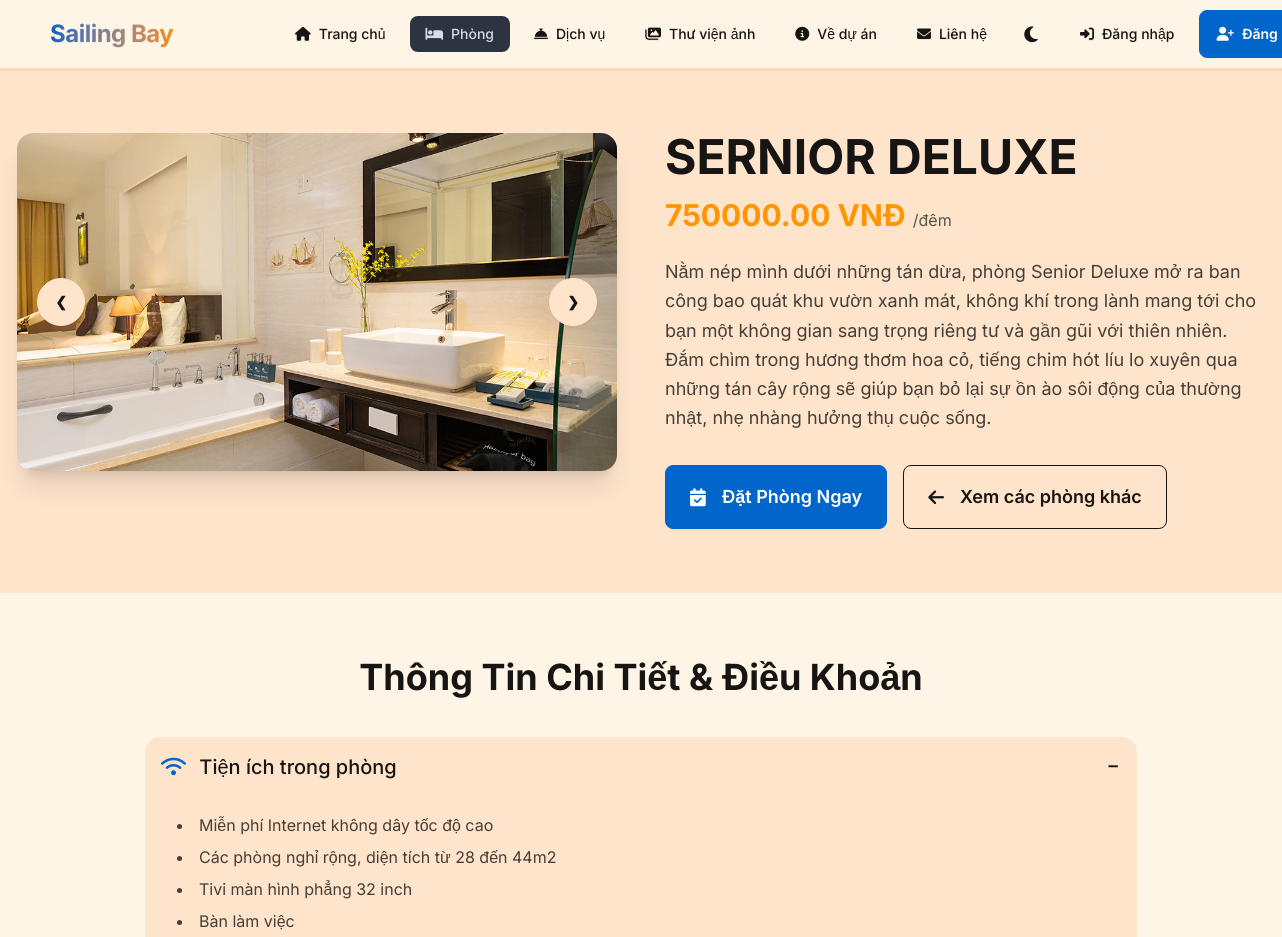
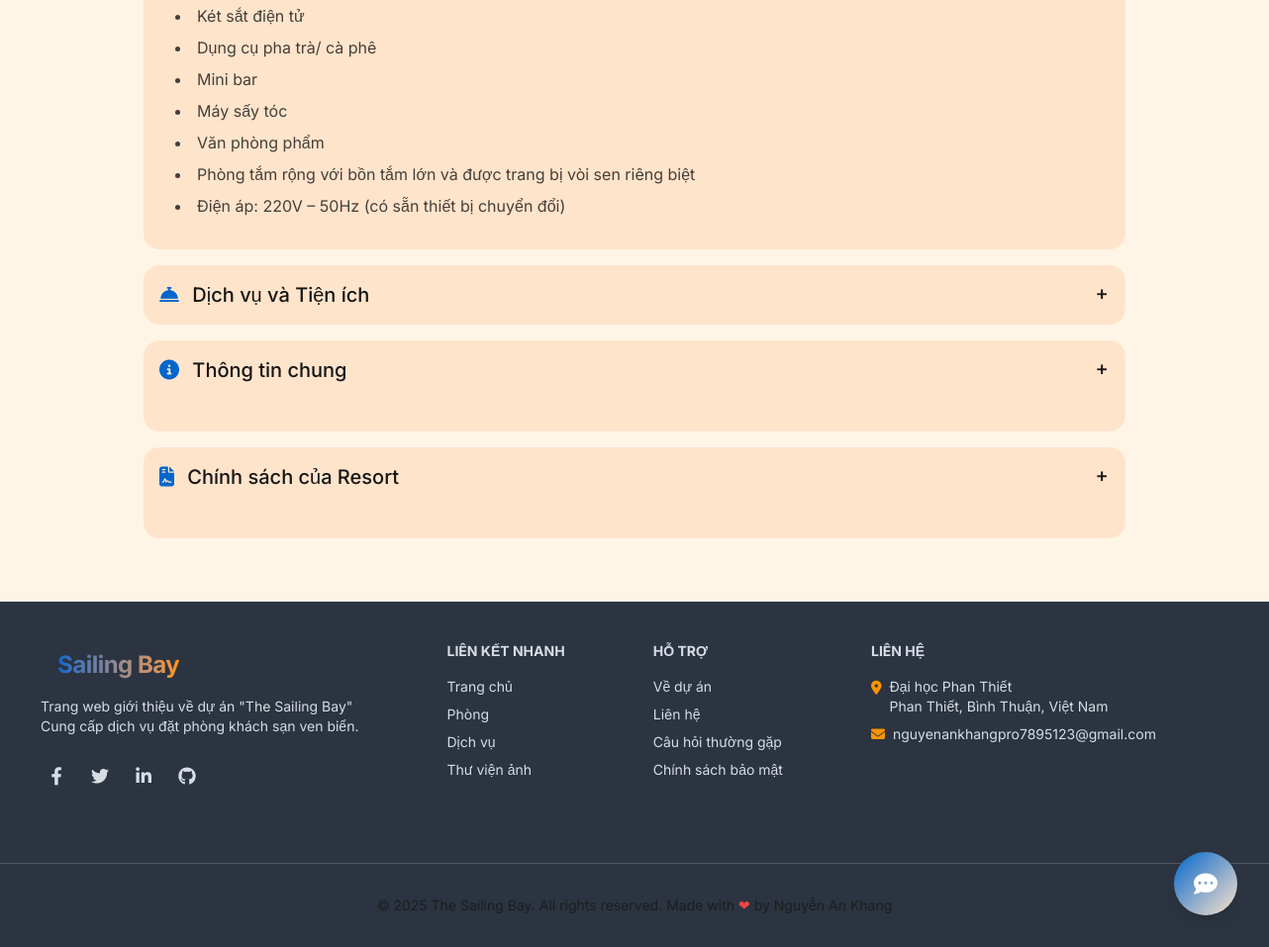
Screenshot of /booking/rooms/4/ with the database file from the repository (2 pictures, top to bottom).
### booking/models.py (models this page shows, shortened)
class RoomImage(models.Model):
    room_type = models.ForeignKey(
        RoomType,
        on_delete=models.CASCADE,
        related_name='images'
    )
    image = models.ImageField(upload_to='room_types_gallery/')
    is_thumbnail = models.BooleanField(
        default=False,
        help_text='Đánh dấu nếu đây là ảnh đại diện cho loại phòng này.'
        )

class RoomType(models.Model):
    name = models.CharField(max_length=100)
    description = models.TextField()
    price_per_night = models.DecimalField(max_digits=10, decimal_places=2)
    capacity = models.IntegerField()

### booking/views.py (the view)
# urls.py: path("rooms/<int:room_id>/", views.room_detail_view, name="room_detail"),
def room_detail_view(request, room_id):
    room = get_object_or_404(RoomType, id=room_id)  # Assuming Room is a model defined elsewhere
    context = {
        "room_type": room
    }
    return render(request, "booking/room_detail.html", context)

### booking/templates/booking/room_detail.html (shortened to what this page needs)
{% extends 'base.html' %}
{% load static %}
{% block content %}
<div class="bg-base-200">
    <div class="container mx-auto px-4 py-16 max-w-7xl">
        <div class="grid grid-cols-1 lg:grid-cols-2 gap-12">
            <div>
                <div id="image-gallery-container"
                    class="relative w-full rounded-2xl shadow-xl aspect-video overflow-hidden group">
                    {% for img in room_type.images.all %}
                    <div
                        class="gallery-slide absolute inset-0 transition-opacity duration-700 ease-in-out {% if not forloop.first %}opacity-0 pointer-events-none{% else %}opacity-100{% endif %}">
                        <img src="{{ img.image.url }}" class="w-full h-full object-cover cursor-pointer"
                            alt="Ảnh {{ forloop.counter }} cho {{ room_type.name }}"
                            onclick="openImageModal('{{ img.image.url }}')">
                    </div>
                    {% empty %}
                    <div class="relative w-full h-full">
                        <img src="{% static 'images/placeholder.png' %}" class="w-full h-full object-cover"
                            alt="Chưa có ảnh" />
                    </div>
                    {% endfor %}
                    {% if room_type.images.all|length > 1 %}
                    <div class="absolute flex justify-between transform -translate-y-1/2 left-5 right-5 top-1/2 z-10">
                        <button id="gallery-prev" class="btn btn-circle btn-glass">❮</button>
                        <button id="gallery-next" class="btn btn-circle btn-glass">❯</button>
                    </div>
                    {% endif %}
                </div>
            </div>
            <div class="flex flex-col justify-center">
                <h1 class="text-4xl md:text-5xl font-bold mb-4">
                    {{ room_type.name }}
                </h1>
                <div class="mb-6">
                    <span class="text-3xl font-bold text-accent">
                        {{ room_type.price_per_night }} VNĐ
                    </span>
                    <span class="text-base-content/70">/đêm</span>
                </div>
                <div class="prose max-w-none text-base-content/80 text-lg leading-relaxed mb-8">
                    {{ room_type.description|linebreaks }}
                </div>
                <div class="flex flex-col sm:flex-row gap-4">
                    <a href="{% url 'home' %}" class="btn btn-primary btn-lg">
                        <i class="fas fa-calendar-check mr-2"></i>
                        Đặt Phòng Ngay
                    </a>
                    <a href="{% url 'room_list' %}" class="btn btn-outline btn-lg">
                        <i class="fas fa-arrow-left mr-2"></i>
                        Xem các phòng khác
                    </a>
                </div>
            </div>
        </div>
    </div>
</div>
<section class="py-16 bg-base-100">
    <div class="container mx-auto px-4 max-w-5xl">
        <h2 class="text-3xl md:text-4xl font-bold text-center mb-10">Thông Tin Chi Tiết & Điều Khoản</h2>
        <div class="space-y-4">
            <div class="collapse collapse-plus bg-base-200 rounded-box">
                <div class="collapse-title text-xl font-medium">
                    <i class="fas fa-wifi text-primary mr-2"></i>
                    Tiện ích trong phòng
                </div>
                <div class="collapse-content">
                    <ul class="list-disc list-inside space-y-2 text-base-content/80 p-4">
                        <li>Miễn phí Internet không dây tốc độ cao</li>
                        <li>Các phòng nghỉ rộng, diện tích từ 28 đến 44m2</li>
                        <li>Tivi màn hình phẳng 32 inch</li>
                        <li>Bàn làm việc</li>
                        <li>Két sắt điện tử</li>
                        <li>Dụng cụ pha trà/ cà phê</li>
                        <li>Mini bar</li>
                        <li>Máy sấy tóc</li>
                        <li>Văn phòng phẩm</li>
                        <li>Phòng tắm rộng với bồn tắm lớn và được trang bị vòi sen riêng biệt</li>
                        <li>Điện áp: 220V – 50Hz (có sẵn thiết bị chuyển đổi)</li>
                    </ul>
                </div>
            </div>
            <div class="collapse collapse-plus bg-base-200 rounded-box">
                <div class="collapse-title text-xl font-medium">
                    <i class="fas fa-concierge-bell text-primary mr-2"></i>
                    Dịch vụ và Tiện ích
                </div>
            </div>
            <div class="collapse collapse-plus bg-base-200 rounded-box">
                <div class="collapse-title text-xl font-medium">
                    <i class="fas fa-info-circle text-primary mr-2"></i>
                    Thông tin chung
                </div>
            </div>
            <div class="collapse collapse-plus bg-base-200 rounded-box">
                <div class="collapse-title text-xl font-medium">
                    <i class="fas fa-file-contract text-primary mr-2"></i>
                    Chính sách của Resort
                </div>
            </div>
        </div>
    </div>
</section>
{% endblock %}

### templates/base.html (style rules this page uses)
body { font-family: 'Inter', sans-serif; background-color: oklch(var(--b1)); }
html { scroll-behavior: smooth; }

### rows the page displays
RoomImage: image (picture)
RoomType: name "SERNIOR DELUXE", price_per_night "750000.00", description "Nằm nép mình dưới những tán dừa, phòng Senior Deluxe mở ra ban công bao quát khu vườn xanh mát, không khí trong lành mang tới cho bạn một không gian sang trọng riêng tư và gần gũi với thiên nhiên. Đắm chìm trong hương thơm hoa cỏ, tiếng chim hót líu lo xuyên qua những tán cây rộng sẽ giúp bạn bỏ lại sự ồn ào sôi động của thường nhật, nhẹ nhàng hưởng thụ cuộc sống."
